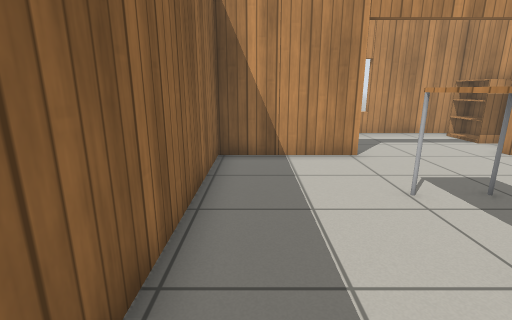
[1] (above)

19 first-person views from a walk through a world built for the Gazebo simulator. The camera is 1 m above the floor, tilts 14° down and sees 85° across. The floor is counted in squares, 0.5 m on a side. Each view is taken from the middle of a square. On the plan, view 1 faces up. The plan holds only what a view shows up to about 17 squares ahead; the rest is blank. Gazebo's built-in surfaces are drawn with simple patterns.

[2]
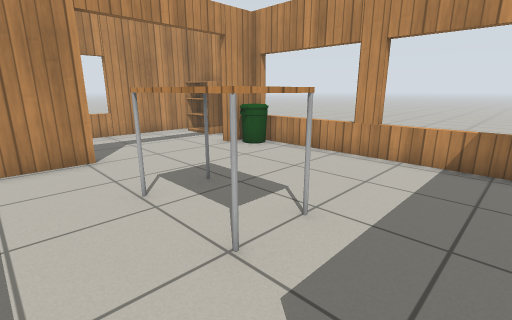

[3]
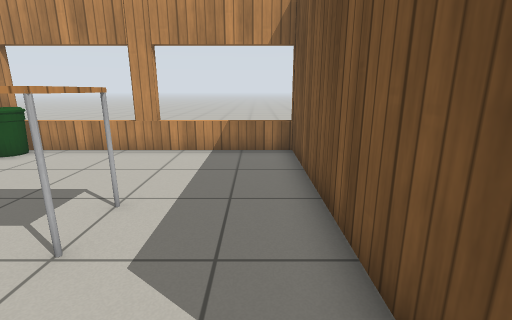

[4]
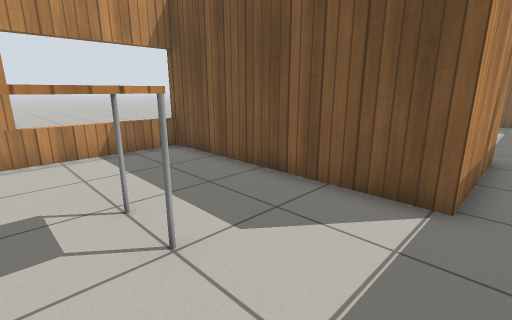

[5]
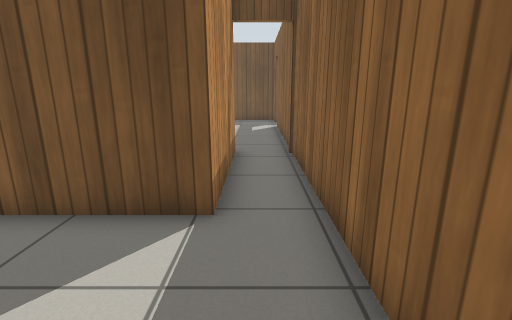

[6]
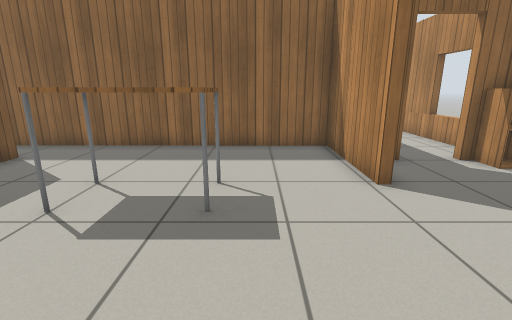

[7]
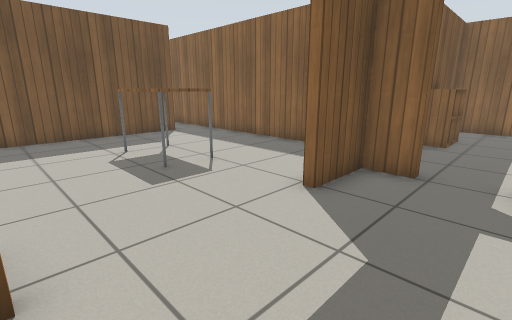

[8]
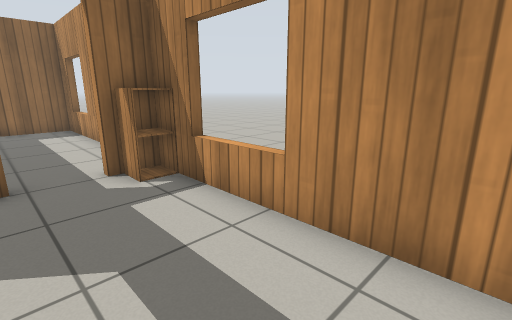

[9]
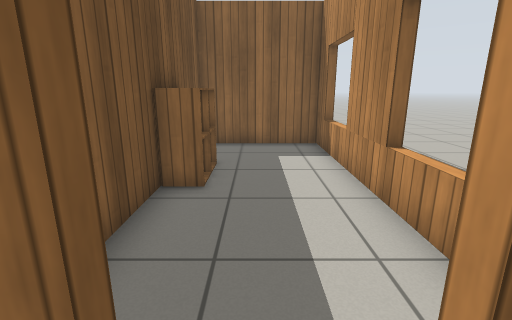

[10]
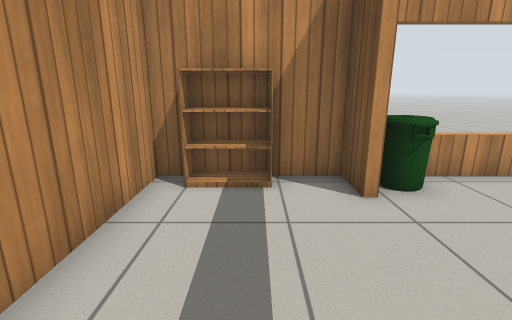

[11]
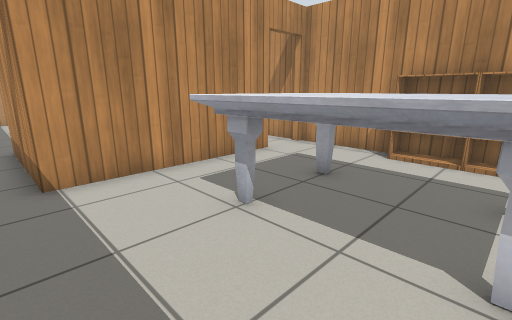

[12]
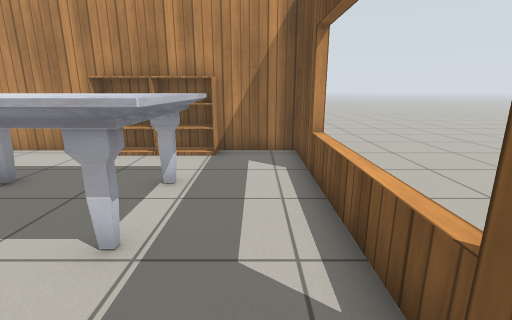

[13]
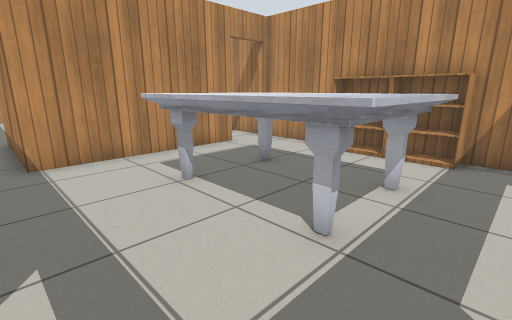

[14]
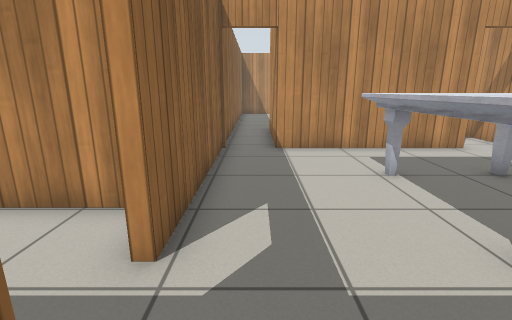

[15]
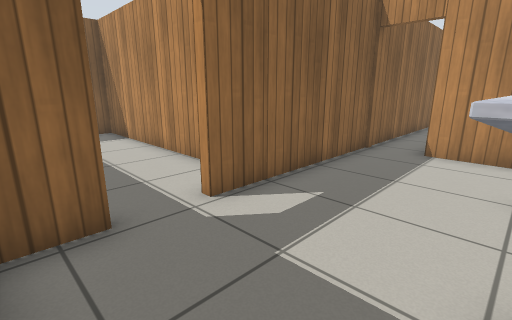

[16]
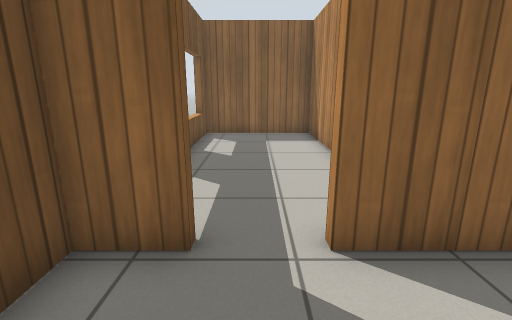

[17]
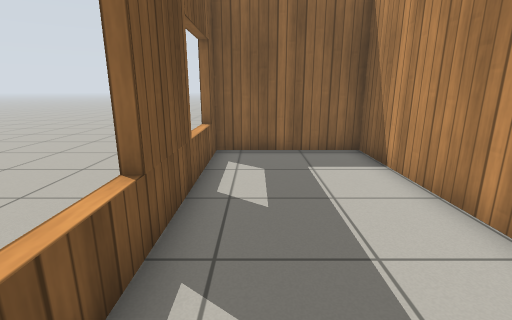

[18]
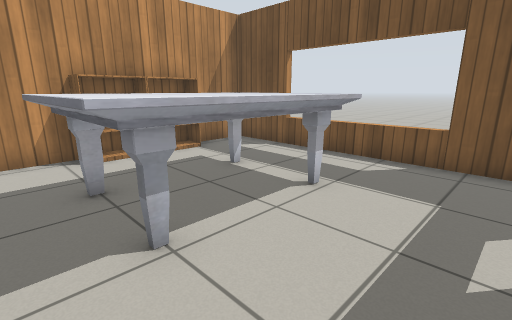

[19]
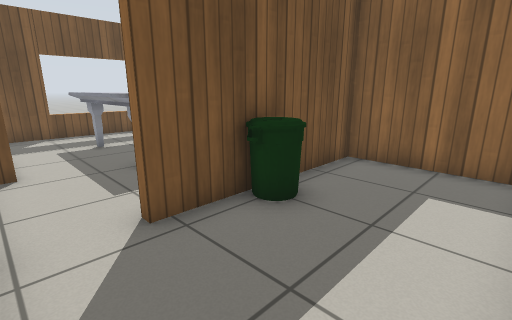

### Floor plan
Points are (right, up) in squares from view 1. A wall is a line through its corners. A room is listed if a view was taken in it or the views show most of it. See-through windows are left out.
Room 1 (views 1, 2, 3, 4, 5, 6)
walls: (3.3, 8.6) (-1.2, 8.6) (-1.2, -6.1); (9.4, -1.4) (9.4, 8.6) (8, 8.6); (0.7, -6.3) (0.7, -1.3) (9.7, -1.3)
ways out: open door at (6, 9) to room 2; open door at (-0.5, -6) to room 3
objects: table (3, 3) to (4, 5); bin (8, 8) to (9, 8)
Room 2 (views 7, 8, 9, 10)
walls: (5.3, 13.3) (5.3, 13.8); (2.6, 13.8) (2.6, 13.3); (1, 12.5) (1, 12); (8, 9) (9.4, 9) (9.4, 13.4) (2.5, 13.4); (1, 10.2) (1, 9) (3.3, 9)
ways out: open door at (6, 9) to room 1; open door at (1, 11.5) to room 6
objects: cabinet (1, 13) to (2, 13); bookshelf (9, 11) to (9, 12)
Room 3 (views 11, 12, 13, 14, 15, 16, 18)
walls: (7.5, -6.3) (0.7, -6.3); (-1.2, -14.7) (-1.2, -16.4) (9.4, -16.4) (9.4, -6.2); (6.8, -16.8) (6.8, -16.3); (-1.2, -6.1) (-1.2, -13.1)
ways out: open door at (-0.5, -6) to room 1; open door at (-1, -13.5) to room 4; open door at (8.5, -6) to room 5
objects: marble table (3, -14) to (6, -9); bookshelf (9, -13) to (9, -12); bookshelf (9, -11) to (9, -10)
Room 4 (view 17)
walls: (-5.2, -16.3) (-5.2, -16.8); (-10.5, -16.3) (-10.5, -16.8); (-2.3, -11.4) (-11.4, -11.4) (-11.4, -16.4) (-3.1, -16.4)
ways out: open door at (-1, -13.5) to room 3
Room 5 (view 19)
walls: (1, -2.1) (1, -5.9) (7.4, -5.9); (9.4, -5.9) (9.4, -3.5)
ways out: open door at (8.5, -6) to room 3
objects: bin (5, -5)
Room 6 (no view inside)
walls: (-3.5, 9) (-1.4, 9); (-3, 13.8) (-3, 13.3); (-0.9, 13.4) (-8.7, 13.4) (-8.7, 9) (-5.4, 9); (-7.6, 13.8) (-7.6, 13.3)
ways out: open door at (1, 11.5) to room 2
objects: cabinet (-5, 9) to (-5, 10); cabinet (-4, 9) to (-4, 10)

Positions as (right, up) in squares from view 1, and headings:
1: (0, 0), facing up
2: (1, 0), facing up-right
3: (0, 0), facing right
4: (0, 4), facing down-right
5: (0, 3), facing down
6: (9, 6), facing left
7: (8, 12), facing down-left
8: (8, 10), facing up-left
9: (2, 11), facing left
10: (3, 11), facing right
11: (0, -13), facing up-right
12: (0, -15), facing right
13: (0, -15), facing up-right
14: (0, -16), facing up
15: (3, -16), facing up-left
16: (2, -14), facing left
17: (-2, -15), facing left
18: (0, -8), facing down-right
19: (9, -2), facing down-left
